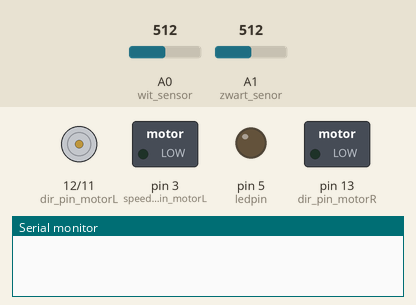
Recording of a sketch running on a simulated Arduino Uno, built with avr-gcc and run on an emulated ATmega328P. Parts: direction and speed pins drawn as motors (green arrow = direction pin HIGH = forward, orange = LOW = backward, longer = more drive), switched loads named in the sketch (green lamp = pin HIGH), output pins drawn as LEDs (lit = HIGH), the last lines printed to the serial monitor. Dashed ring = blinking. The test bench sets the inputs (shaded band); at power-on: A0 (wit_sensor) = 512, A1 (zwart_senor) = 512.

Above: at 1.2 s.
1.3 s: A0 (wit_sensor) set to 264
2.8 s: A0 (wit_sensor) set to 242
At 3.1 s:
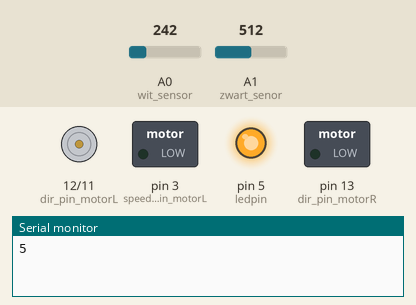
5.8 s: A0 (wit_sensor) set to 306
At 6.6 s:
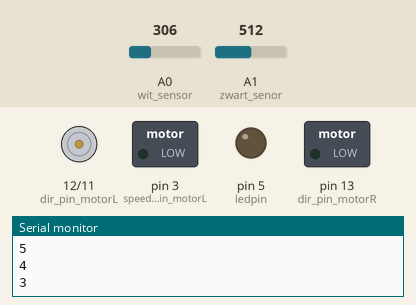
7.3 s: A0 (wit_sensor) set to 122
At 12.7 s:
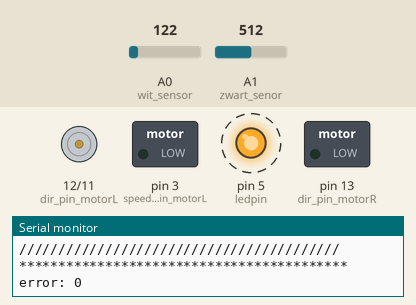
13.3 s: A1 (zwart_senor) set to 540
16.3 s: A1 (zwart_senor) set to 558
Timing chart, 0 to 19.3 s (numbered marks = the images above; inputs shaded):
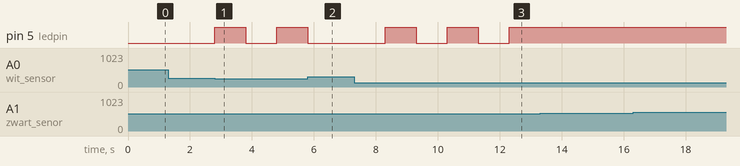

Measured:
- the behaviour switches between 250 and 249 on A0 (wit_sensor) (found by bisection; images 0 and 1)
- after the input at 1.3 s, every drawn part: stays the same
- after the input at 2.8 s, pin 5 (ledpin): LOW → HIGH at once, → LOW 1.0 s later, → HIGH 1.0 s later
- after the input at 5.8 s, pin 5 (ledpin): goes on until 5.8 s, then stays LOW
- after the input at 7.3 s, pin 5 (ledpin): alternates HIGH for 1.0 s and LOW for 1.0 s, starting after 1.0 s

The sketch:

main.ino
```cpp
#include <Servo.h>
#include "motor.h"
#include "PID.h"
//#include <TimerOne.h>

//toevoegen van sensorinput
int W_sens=0;
int Z_sens=0;

//Motor waarden
Motor motor;

//PID waarden
const int div_val = 50;
int Z_ref, W_ref;
PID steeringPID;

//search start position: blinkey LED
boolean searchStartPos;
const long interval = 1000;
unsigned long previousMillis = 0;
int counter = 6;
int ledState = LOW;
int ledpin = 5;


void setup() {
  Serial.begin(9600);
  pinMode(A0, INPUT);//wit sensor: links
  pinMode(A1, INPUT);//zwart senor: rechts

  pinMode(ledpin, OUTPUT);//blinky LED

  //setup sturingPID
  searchStartPos = true;
  steeringPID = PID(1, 0, 0);

}

void loop() {

  if (searchStartPos){
    W_ref = int(analogRead(A0)/div_val);
    Z_ref = int(analogRead(A1)/div_val);

    if (2*W_ref < Z_ref){//"""""""""""""""""""""""""""""""""""wit en buffersituatie ook mogelijk
      blinkLed();
    } else {
      counter = 6;
      digitalWrite(ledpin, LOW);
    }
  } else {
    W_sens=int(analogRead(A0)/div_val);
    Z_sens=int(analogRead(A1)/div_val);

    //Als Z_ref-Z_sens groter is dan nul, moet men naar rechts draaien: dir = +1 en anders naar links: dir = -1
    int error = max(abs(W_ref - W_sens), abs(Z_ref - Z_sens));
    int dir = (Z_ref-Z_sens)/abs(Z_ref-Z_sens);

    motor.rotate(steeringPID.calculatePID(error*dir));

  }
  //delay(500);
}

void blinkLed() {
    unsigned long currentMillis = millis();
    if (currentMillis - previousMillis >= interval) {
      counter--;

Serial.println(counter);

      previousMillis = currentMillis;

      if (ledState == LOW) {
        ledState = HIGH;
      } else {
        ledState = LOW;
      }
      digitalWrite(ledpin, ledState);
    }

    if (counter == 0) {
      searchStartPos = false;
      //setup motor
      motor = Motor(70);
      digitalWrite(ledpin, HIGH);
    }
}
```

Motor.cpp
```cpp
#include "Arduino.h"
#include "motor.h"

const int dir_pin_motorL = 12;
const int dir_pin_motorR = 13;
const int speed_pin_motorL = 3;
const int speed_pin_motorR = 11;

int pref_speed;
int speed_left_motor;
int speed_right_motor;

Motor::Motor(){}

Motor::Motor(int speed){
  pref_speed = speed;
  //setup Pinnen
  pinMode(dir_pin_motorL, OUTPUT);
  pinMode(dir_pin_motorR, OUTPUT);
  pinMode(speed_pin_motorL, OUTPUT);
  pinMode(speed_pin_motorR, OUTPUT);

  digitalWrite(dir_pin_motorL, HIGH);
  digitalWrite(dir_pin_motorR, LOW);

  //eerste snelheid meegeven
  speed_left_motor = pref_speed;
  speed_right_motor = pref_speed;
}

void Motor::rotate(int PIDvalue){
  //dir = 1 -> draai naar rechts => rechterwiel++ & linkerwiel--
  //dir = -1 -> draai naar links => linkerwiel++ & rechterwiel--
  if (abs(PIDvalue)<30){
    speed_left_motor += (int)(PIDvalue/2);
    speed_right_motor -= (int)(PIDvalue/2);
  }

  alterSpeed();
};

void Motor::alterSpeed(){
  int change = pref_speed - max(speed_left_motor, speed_right_motor);
  speed_left_motor += change;
  speed_right_motor += change;

  if (speed_left_motor < pref_speed-30){
    speed_left_motor = pref_speed-30;
  } else if (speed_right_motor < pref_speed-30) {
    speed_right_motor = pref_speed-30;
  }

  //analogWrite(speed_pin_motorL, speed_left_motor);
  //analogWrite(speed_pin_motorR, speed_right_motor);

  Serial.println("/////////////////////////////////////////");
  Serial.print("speed_left_motor: ");
  Serial.println(speed_left_motor);
  Serial.print("speed_right_motor: ");
  Serial.println(speed_right_motor);
  Serial.println("/////////////////////////////////////////");

  analogWrite(speed_pin_motorL, 0);
  analogWrite(speed_pin_motorR, 0);
}
```

Motor.h
```cpp
#ifndef motor_h
#define motor_h

#include "arduino.h"
class Motor{
  public:
         Motor();
         Motor(int pref_speed);
         void rotate(int PIDvalue);
  private:
         void alterSpeed();
};
#endif
```

PID.cpp
```cpp
#include "Arduino.h"
#include "PID.h"

//PID variabelen
int _Kp;
int _Ki;
int _Kd;
//PID regeling
int P,I,D;
int PIDvalue = 0;
int previousError;

PID::PID(){
}

PID::PID(int Kp, int Ki, int Kd){
  _Kp = Kp;
  _Ki = Ki;
  _Kd = Kd;
}

int PID::calculatePID(int error){
  P = error;
  I = I + error;
  D = error-previousError;
  PIDvalue = (_Kp*P) + (_Ki*I) + (_Kd*D);
  previousError = error;


Serial.println("******************************************");
      Serial.print("error: ");
    Serial.println(error);
Serial.println("******************************************");
Serial.println("#########################################");
      Serial.print("PIDvalue: ");
    Serial.println(PIDvalue);
Serial.println("############################################");

  return PIDvalue;

}
```

PID.h
```cpp
#ifndef PID_h
#define motor_h

#include "arduino.h"

class PID{
	public:
		PID();
    PID(int Kp, int Ki, int Kd);

    int calculatePID(int val);

  private:
    //PID variabelen
    int Kp;
    int Ki;
    int Kd;
    //PID regeling
    int P,I,D;
    int PIDvalue;
    int previousError;

};

#endif
```
